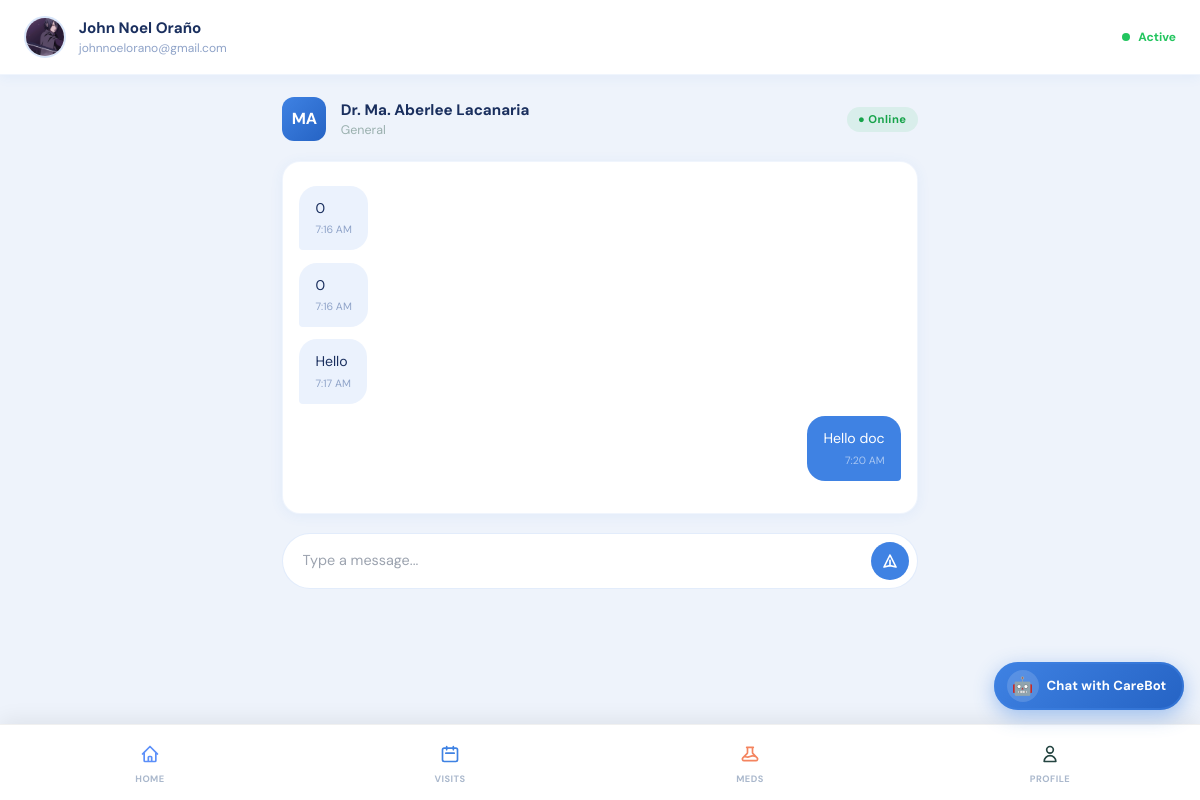
The app's page /chat.php (signed in) with its own data.
### tables this page shows
CREATE TABLE `patients` (
  `id` int NOT NULL AUTO_INCREMENT,
  `full_name` varchar(150) NOT NULL,
  `date_of_birth` date NOT NULL,
  `gender` enum('Male','Female','Prefer not to say') NOT NULL,
  `email` varchar(150) NOT NULL,
  `phone_number` varchar(20) NOT NULL,
  `profile_photo` varchar(255) DEFAULT NULL,
  `emergency_name` varchar(150) DEFAULT NULL,
  `emergency_relationship` varchar(80) DEFAULT NULL,
  `emergency_number` varchar(20) DEFAULT NULL,
  `password` varchar(255) NOT NULL,
  `security_question` varchar(255) DEFAULT NULL,
  `security_answer` varchar(255) DEFAULT NULL,
  `home_address` varchar(255) DEFAULT NULL,
  `city` varchar(100) DEFAULT NULL,
  `country_region` varchar(100) DEFAULT NULL,
  `insurance_provider` varchar(150) DEFAULT NULL,
  `insurance_policy_no` varchar(100) DEFAULT NULL,
  `preferred_language` varchar(80) DEFAULT 'English',
  `created_at` timestamp NULL DEFAULT CURRENT_TIMESTAMP,
  `updated_at` timestamp NULL DEFAULT CURRENT_TIMESTAMP ON UPDATE CURRENT_TIMESTAMP,
  `is_verified` tinyint(1) NOT NULL DEFAULT '0',
  `verification_token` varchar(64) DEFAULT NULL,
  `token_expires_at` datetime DEFAULT NULL,
  `reset_token` varchar(64) DEFAULT NULL,
  `reset_expires` datetime DEFAULT NULL,
  `is_active` tinyint(1) NOT NULL DEFAULT '1',
  PRIMARY KEY (`id`),
  UNIQUE KEY `email` (`email`)
);

CREATE TABLE `doctors` (
  `id` int NOT NULL AUTO_INCREMENT,
  `full_name` varchar(150) NOT NULL,
  `specialty` varchar(100) DEFAULT NULL,
  `subspecialty` varchar(100) DEFAULT NULL,
  `clinic_name` varchar(150) DEFAULT NULL,
  `email` varchar(150) NOT NULL,
  `password` varchar(255) DEFAULT NULL,
  `phone_number` varchar(20) DEFAULT NULL,
  `profile_photo` varchar(255) DEFAULT NULL,
  `bio` text,
  `consultation_fee` decimal(10,2) DEFAULT '0.00',
  `languages_spoken` varchar(255) DEFAULT NULL,
  `rating` decimal(2,1) DEFAULT '0.0',
  `access_level` enum('junior','senior','consultant') DEFAULT 'junior',
  `status` enum('pending','active','inactive') DEFAULT 'pending',
  `is_available` tinyint(1) DEFAULT '0',
  `license_number` varchar(100) DEFAULT NULL,
  `issuing_board` varchar(150) DEFAULT NULL,
  `license_file` varchar(255) DEFAULT NULL,
  `board_cert_file` varchar(255) DEFAULT NULL,
  `consent_signed` tinyint(1) DEFAULT '0',
  `is_verified` tinyint(1) DEFAULT '0',
  `verified_at` timestamp NULL DEFAULT NULL,
  `verified_by` int DEFAULT NULL,
  `invite_token` varchar(100) DEFAULT NULL,
  `invite_expires` datetime DEFAULT NULL,
  `setup_complete` tinyint(1) DEFAULT '0',
  `created_at` timestamp NULL DEFAULT CURRENT_TIMESTAMP,
  `updated_at` timestamp NULL DEFAULT CURRENT_TIMESTAMP ON UPDATE CURRENT_TIMESTAMP,
  PRIMARY KEY (`id`),
  UNIQUE KEY `email` (`email`),
  KEY `verified_by` (`verified_by`),
  CONSTRAINT `doctors_ibfk_1` FOREIGN KEY (`verified_by`) REFERENCES `admins` (`id`) ON DELETE SET NULL
);

CREATE TABLE `messages` (
  `id` int NOT NULL AUTO_INCREMENT,
  `sender_type` enum('patient','doctor') NOT NULL,
  `sender_id` int NOT NULL,
  `receiver_type` enum('patient','doctor') NOT NULL,
  `receiver_id` int NOT NULL,
  `message` text NOT NULL,
  `is_read` tinyint(1) DEFAULT '0',
  `sent_at` timestamp NULL DEFAULT CURRENT_TIMESTAMP,
  PRIMARY KEY (`id`)
);

### includes/auth.php (called while the page is built, shortened)
<?php
require_once __DIR__ . '/../database/config.php';
$patient_id = $_SESSION['patient_id'];
$p = $conn->query("SELECT * FROM patients WHERE id = $patient_id")->fetch_assoc();

### chat.php (the view, shortened to what this page needs)
<?php
require_once 'includes/auth.php';
$doc = null;
$dr  = $conn->query("
    SELECT d.* FROM doctors d
    JOIN patient_doctors pd ON pd.doctor_id = d.id
    WHERE pd.patient_id = $patient_id LIMIT 1
");
if ($dr && $dr->num_rows > 0) $doc = $dr->fetch_assoc();
$chat_messages = null;
if ($doc) {
    $did           = $doc['id'];
    $chat_messages = $conn->query("
        SELECT * FROM messages
        WHERE (sender_type='patient' AND sender_id=$patient_id AND receiver_id=$did)
           OR (sender_type='doctor'  AND sender_id=$did AND receiver_id=$patient_id)
        ORDER BY sent_at ASC
    ");
}
require_once 'includes/header.php';
?>
<div class="page">
  <?php if ($doc): ?>
  <div style="display:flex;align-items:center;gap:0.9rem;margin-bottom:1.2rem;">
    <div style="width:44px;height:44px;border-radius:12px;background:linear-gradient(135deg,var(--blue),var(--blue-dark));color:#fff;display:flex;align-items:center;justify-content:center;font-weight:700;flex-shrink:0;">
      <?= strtoupper(substr($doc['full_name'], 0, 2)) ?>
    </div>
    <div>
      <div style="font-weight:700;font-size:0.95rem;">Dr. <?= htmlspecialchars($doc['full_name']) ?></div>
      <div style="font-size:0.78rem;color:#9ab0ae;"><?= htmlspecialchars($doc['specialty'] ?? 'General Practitioner') ?></div>
    </div>
    <span style="margin-left:auto;" class="badge <?= !empty($doc['is_available']) ? 'badge-green' : 'badge-gray' ?>">
      <?= !empty($doc['is_available']) ? '● Online' : '○ Offline' ?>
    </span>
  </div>
  <div class="card" style="padding:1rem;">
    <div class="chat-wrap" id="chatWrap">
      <?php
      if ($chat_messages && $chat_messages->num_rows > 0):
        while ($msg = $chat_messages->fetch_assoc()):
          $is_me = ($msg['sender_type'] === 'patient');
      ?>
      <div style="display:flex;flex-direction:column;align-items:<?= $is_me ? 'flex-end' : 'flex-start' ?>;">
        <div class="bubble <?= $is_me ? 'me' : 'them' ?>">
          <?= nl2br(htmlspecialchars($msg['message'])) ?>
          <div class="bubble-time"><?= date('g:i A', strtotime($msg['sent_at'])) ?></div>
        </div>
      </div>
      <?php endwhile; endif; ?>
    </div>
  </div>
  <form method="POST">
    <div class="chat-input-row">
      <input type="text" name="message" placeholder="Type a message..." autocomplete="off" required/>
      <button type="submit" name="send_message" class="chat-send">
        <svg width="16" height="16" fill="none" viewBox="0 0 24 24" stroke="#fff" stroke-width="2.5">
          <path stroke-linecap="round" stroke-linejoin="round" d="M12 19l9 2-9-18-9 18 9-2zm0 0v-8"/>
        </svg>
      </button>
    </div>
  </form>
  <?php else: ?>
  <div class="card">
    <div class="empty-state">No doctor assigned yet. You'll be able to chat once a doctor is assigned to you.</div>
  </div>
  <?php endif; ?>
</div>
<?php require_once 'includes/nav.php'; ?>
</body>
</html>

### includes/header.php (shortened to what this page needs)
<!DOCTYPE html>
<html lang="en">
<head>
  <script src="https://cdn.tailwindcss.com"></script>
  <link rel="stylesheet" href="includes/styles.css"/>
</head>
<body>
<div class="top-header">
  <div style="display:flex;align-items:center;gap:0.8rem;">
    <?php if (!empty($p['profile_photo'])): ?>
      <img src="<?= htmlspecialchars($p['profile_photo']) ?>"
           style="width:42px;height:42px;border-radius:50%;object-fit:cover;border:2px solid rgba(63,130,227,0.2);"/>
    <?php else: ?>
      <div class="avatar-circle"><?= $initials ?></div>
    <?php endif; ?>
    <div>
      <div style="font-weight:700;font-size:0.95rem;color:var(--text);"><?= htmlspecialchars($p['full_name']) ?></div>
      <div style="font-size:0.75rem;color:var(--muted);"><?= htmlspecialchars($p['email']) ?></div>
    </div>
  </div>
  <div style="display:flex;align-items:center;gap:0.5rem;">
    <span style="width:8px;height:8px;border-radius:50%;background:#22c55e;display:inline-block;"></span>
    <span style="font-size:0.75rem;color:#22c55e;font-weight:700;">Active</span>
  </div>
</div>
<div id="carebotWidget" style="
  position:fixed;
  bottom:90px;
  right:16px;
  z-index:999;
  display:flex;
  flex-direction:column;
  align-items:flex-end;
  gap:10px;
">
  <button onclick="toggleCarebot()" class="carebot-btn" style="
    height:48px;
    border-radius:50px;
    background:linear-gradient(135deg,#3F82E3,#2563C4);
    border:none;
    cursor:pointer;
    display:flex;
    align-items:center;
    justify-content:center;
    gap:0.5rem;
    padding:0 1.1rem 0 0.8rem;
    box-shadow:0 6px 20px rgba(63,130,227,0.45);
    position:relative;
    flex-shrink:0;
  ">
    <div style="position:absolute;inset:0;border-radius:50px;border:2px solid rgba(63,130,227,0.5);animation:carebotPulse 2s ease-out infinite;pointer-events:none;"></div>
    <div id="cbIconOpen" style="width:32px;height:32px;border-radius:50%;background:rgba(255,255,255,0.15);display:flex;align-items:center;justify-content:center;font-size:1.1rem;flex-shrink:0;">🤖</div>
    <span id="cbLabel" style="color:#fff;font-weight:700;font-size:0.82rem;white-space:nowrap;letter-spacing:0.01em;">Chat with CareBot</span>
  </button>
</div>

### includes/styles.css (style rules this page uses)
:root { --red:#C33643; --green:#244441; --blue:#3F82E3; --blue-dark:#2563C4; --blue-light:#EBF2FD; --bg:#EEF3FB; --white:#FFFFFF; --text:#1a2f5e; --muted:#8fa3c8; }
* { box-sizing:border-box; }
body { font-family:'DM Sans',sans-serif; background:var(--bg); color:var(--text); margin:0; padding-bottom:82px; }
.top-header { background:var(--white); padding:1rem 1.5rem; display:flex; align-items:center; justify-content:space-between; border-bottom:1px solid rgba(63,130,227,0.08); position:sticky; top:0; z-index:50; box-shadow:0 2px 12px rgba(63,130,227,0.07); }
.page { padding:1.4rem; max-width:680px; margin:0 auto; animation:fadeUp 0.3s ease; }
.card { background:var(--white); border-radius:18px; padding:1.4rem; margin-bottom:1.2rem; border:1px solid rgba(63,130,227,0.08); box-shadow:0 2px 14px rgba(63,130,227,0.07); }
.badge { display:inline-block; padding:0.25rem 0.7rem; border-radius:50px; font-size:0.7rem; font-weight:700; letter-spacing:0.04em; }
.badge-green { background:rgba(34,197,94,0.1); color:#16a34a; }

### includes/header.php (style rules this page uses)
.carebot-btn { transition:transform 0.2s, box-shadow 0.2s; }
.carebot-btn { transition:transform 0.2s,box-shadow 0.2s; }

### chat.php (style rules this page uses)
.chat-wrap { display:flex; flex-direction:column; gap:0.8rem; max-height:55vh; overflow-y:auto; padding:0.5rem 0 1rem; }
.bubble { max-width:75%; padding:0.75rem 1rem; border-radius:18px; font-size:0.88rem; line-height:1.5; }
.bubble.me { background:var(--blue); color:#fff; border-bottom-right-radius:4px; align-self:flex-end; }
.bubble.them { background:var(--blue-light); color:var(--text); border-bottom-left-radius:4px; align-self:flex-start; }
.bubble-time { font-size:0.66rem; margin-top:0.2rem; }
.bubble.me .bubble-time { color:rgba(255,255,255,0.55); text-align:right; }
.bubble.them .bubble-time { color:var(--muted); }
.chat-input-row { display:flex; gap:0.7rem; align-items:center; background:var(--white); border:1.5px solid rgba(63,130,227,0.15); border-radius:50px; padding:0.5rem 0.5rem 0.5rem 1.2rem; }
.chat-input-row input { flex:1; border:none; outline:none; font-family:'DM Sans',sans-serif; font-size:0.9rem; color:var(--text); background:transparent; }
.chat-send { width:38px; height:38px; border-radius:50%; background:var(--blue); border:none; cursor:pointer; display:flex; align-items:center; justify-content:center; flex-shrink:0; transition:background 0.2s; }

### records on screen
patients: profile_photo (picture), full_name "John Noel Oraño", email "johnnoelorano@gmail.com"
doctors: full_name "MA", full_name "Ma. Aberlee Lacanaria", specialty "General"
messages: message "0", sent_at "7:16 AM"
messages: message "0", sent_at "7:16 AM"
messages: message "Hello", sent_at "7:17 AM"
messages: message "Hello doc", sent_at "7:20 AM"

### other values on screen
$item['label'] "HOME"
$item['label'] "VISITS"
$item['label'] "MEDS"
$item['label'] "PROFILE"
